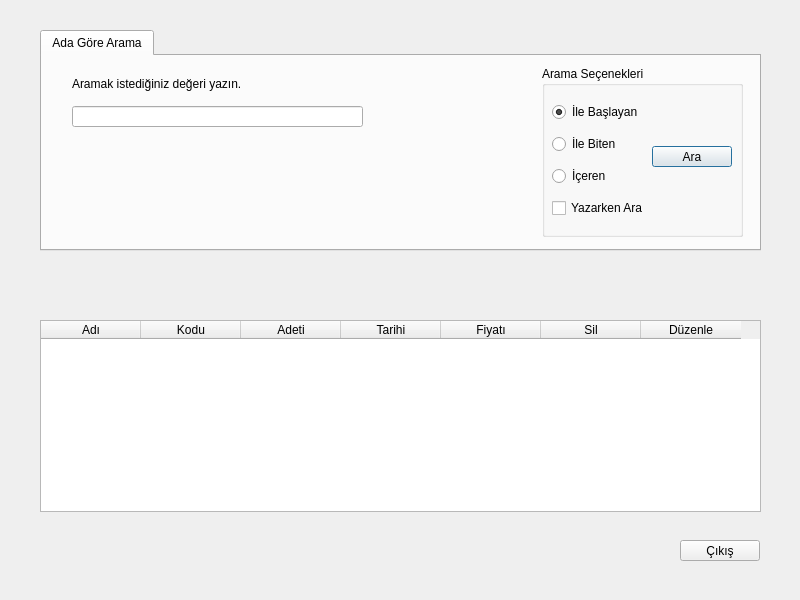
<?xml version="1.0" encoding="UTF-8"?>
<ui version="4.0">
 <class>StokAramaFormu</class>
 <widget class="QDialog" name="StokAramaFormu">
  <property name="geometry">
   <rect>
    <x>0</x>
    <y>0</y>
    <width>800</width>
    <height>600</height>
   </rect>
  </property>
  <property name="windowTitle">
   <string>Ürün Arama</string>
  </property>
  <property name="windowIcon">
   <iconset resource="../../materials.qrc">
    <normaloff>:/icons/Icons/google_custom_search.png</normaloff>:/icons/Icons/google_custom_search.png</iconset>
  </property>
  <widget class="QTabWidget" name="tabWidget">
   <property name="geometry">
    <rect>
     <x>40</x>
     <y>30</y>
     <width>721</width>
     <height>221</height>
    </rect>
   </property>
   <property name="currentIndex">
    <number>0</number>
   </property>
   <widget class="QWidget" name="tab">
    <attribute name="title">
     <string>Ada Göre Arama</string>
    </attribute>
    <widget class="QLineEdit" name="le_AramaYeri">
     <property name="geometry">
      <rect>
       <x>30</x>
       <y>50</y>
       <width>291</width>
       <height>21</height>
      </rect>
     </property>
    </widget>
    <widget class="QGroupBox" name="groupBox">
     <property name="geometry">
      <rect>
       <x>500</x>
       <y>10</y>
       <width>201</width>
       <height>171</height>
      </rect>
     </property>
     <property name="title">
      <string>Arama Seçenekleri</string>
     </property>
     <widget class="QPushButton" name="pb_Ara">
      <property name="geometry">
       <rect>
        <x>110</x>
        <y>80</y>
        <width>80</width>
        <height>21</height>
       </rect>
      </property>
      <property name="text">
       <string>Ara</string>
      </property>
      <property name="icon">
       <iconset resource="../../materials.qrc">
        <normaloff>:/icons/Icons/google_custom_search.png</normaloff>:/icons/Icons/google_custom_search.png</iconset>
      </property>
     </widget>
     <widget class="QWidget" name="layoutWidget">
      <property name="geometry">
       <rect>
        <x>10</x>
        <y>30</y>
        <width>91</width>
        <height>131</height>
       </rect>
      </property>
      <layout class="QGridLayout" name="gridLayout">
       <item row="0" column="0">
        <widget class="QRadioButton" name="rb_IleBaslayan">
         <property name="text">
          <string>İle Başlayan</string>
         </property>
         <property name="checkable">
          <bool>true</bool>
         </property>
         <property name="checked">
          <bool>true</bool>
         </property>
        </widget>
       </item>
       <item row="1" column="0">
        <widget class="QRadioButton" name="rb_IleBiten">
         <property name="text">
          <string>İle Biten</string>
         </property>
        </widget>
       </item>
       <item row="2" column="0">
        <widget class="QRadioButton" name="rb_Iceren">
         <property name="text">
          <string>İçeren</string>
         </property>
        </widget>
       </item>
       <item row="3" column="0">
        <widget class="QCheckBox" name="cb_YazarkenAra">
         <property name="text">
          <string>Yazarken Ara</string>
         </property>
        </widget>
       </item>
      </layout>
     </widget>
    </widget>
    <widget class="QLabel" name="lbl_Arama">
     <property name="geometry">
      <rect>
       <x>30</x>
       <y>20</y>
       <width>191</width>
       <height>16</height>
      </rect>
     </property>
     <property name="text">
      <string>Aramak istediğiniz değeri yazın.</string>
     </property>
    </widget>
   </widget>
  </widget>
  <widget class="QTableWidget" name="tableWidget">
   <property name="geometry">
    <rect>
     <x>40</x>
     <y>320</y>
     <width>721</width>
     <height>192</height>
    </rect>
   </property>
   <column>
    <property name="text">
     <string>Adı</string>
    </property>
   </column>
   <column>
    <property name="text">
     <string>Kodu</string>
    </property>
   </column>
   <column>
    <property name="text">
     <string>Adeti</string>
    </property>
   </column>
   <column>
    <property name="text">
     <string>Tarihi</string>
    </property>
   </column>
   <column>
    <property name="text">
     <string>Fiyatı</string>
    </property>
   </column>
   <column>
    <property name="text">
     <string>Sil</string>
    </property>
   </column>
   <column>
    <property name="text">
     <string>Düzenle</string>
    </property>
   </column>
  </widget>
  <widget class="QPushButton" name="pb_Cikis">
   <property name="geometry">
    <rect>
     <x>680</x>
     <y>540</y>
     <width>80</width>
     <height>21</height>
    </rect>
   </property>
   <property name="text">
    <string>Çıkış</string>
   </property>
   <property name="icon">
    <iconset resource="../../materials.qrc">
     <normaloff>:/icons/Icons/No.png</normaloff>:/icons/Icons/No.png</iconset>
   </property>
  </widget>
 </widget>
 <resources>
  <include location="../../materials.qrc"/>
 </resources>
 <connections>
  <connection>
   <sender>pb_Cikis</sender>
   <signal>clicked()</signal>
   <receiver>StokAramaFormu</receiver>
   <slot>reject()</slot>
   <hints>
    <hint type="sourcelabel">
     <x>736</x>
     <y>550</y>
    </hint>
    <hint type="destinationlabel">
     <x>594</x>
     <y>544</y>
    </hint>
   </hints>
  </connection>
 </connections>
</ui>
